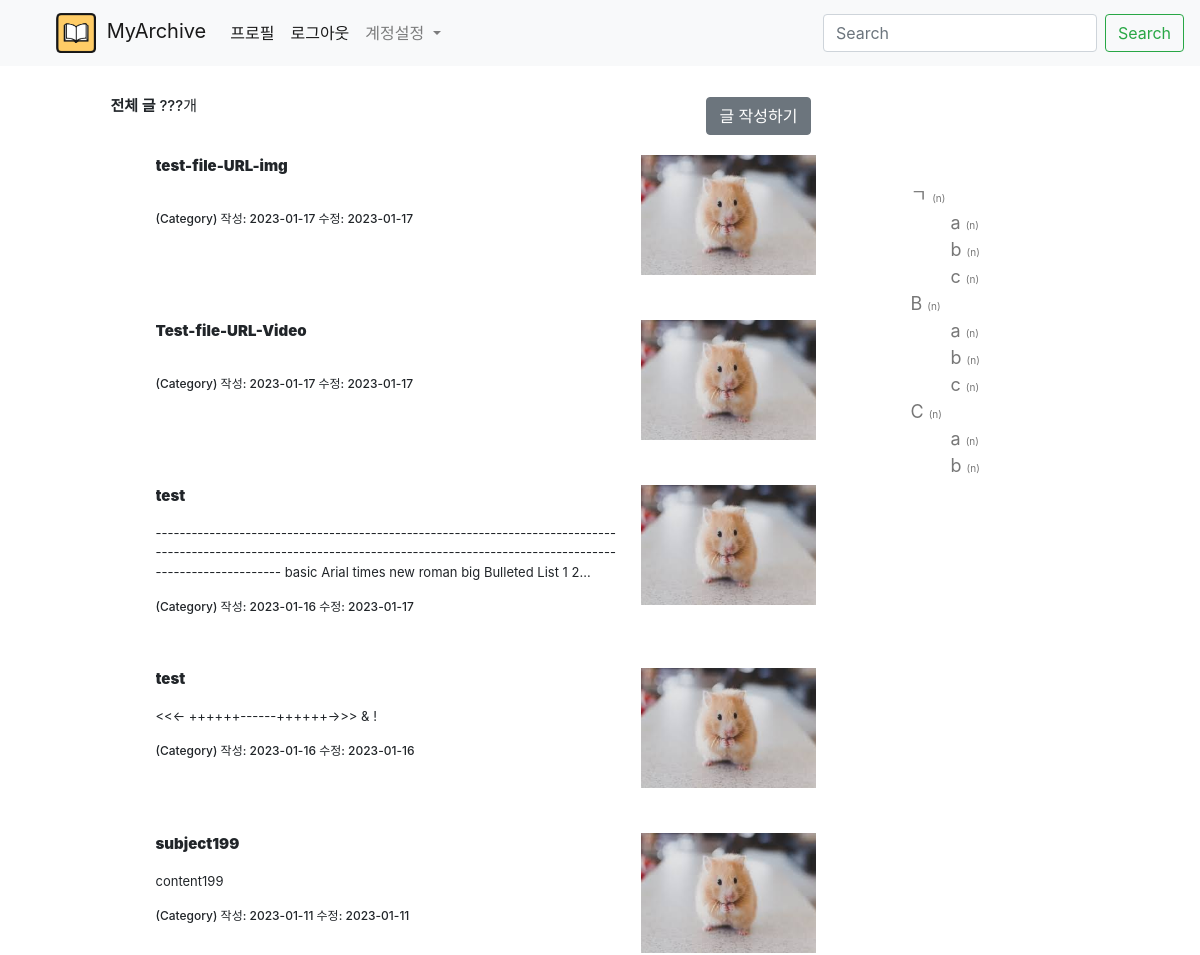
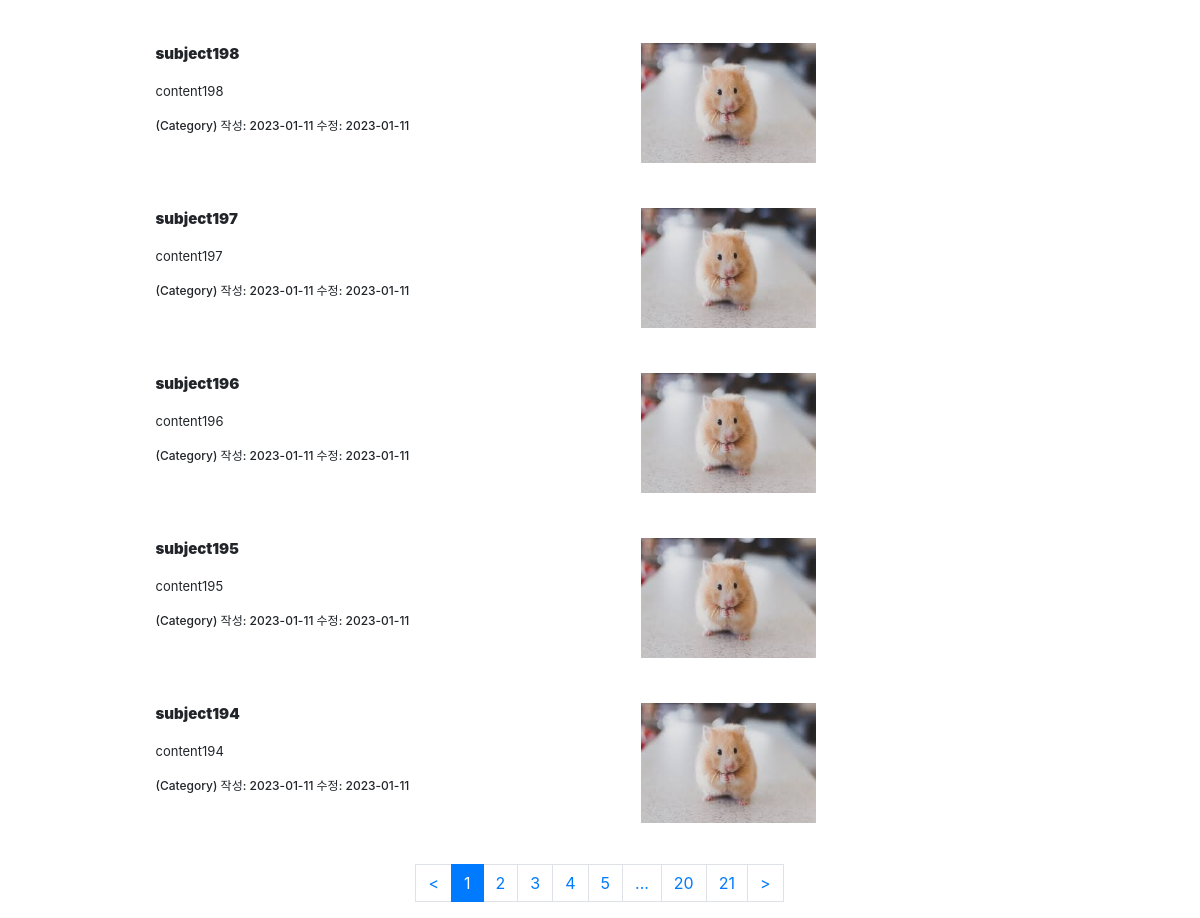
/mypage/1Q2w3e4r% (signed in), run on the app's committed database (2 pictures, top to bottom).
### app/models.py (models this page shows)
class Post(db.Model): #작성한 글
    id = db.Column(db.Integer, primary_key=True) #id
    subject = db.Column(db.String(200), nullable=False) #제목
    content = db.Column(db.Text(), nullable=False) #내용, Text형은 길이제한 x
    create_date = db.Column(db.DateTime(), nullable=False) #작성일
    modify_date = db.Column(db.DateTime(), nullable=True) #수정일
    user_id = db.Column(db.Integer, db.ForeignKey('user.id', ondelete='CASCADE'), nullable=False)
    user = db.relationship('User', backref=db.backref('post_set')) #작성자

### app/views/mypage_views.py (the view)
@bp.route('/<user_name>')
def homepage(user_name):
    page = request.args.get('page', type=int, default=1) #URL 에 page 값이 없으면 자동으로 1 적용
    post_list = Post.query.filter_by(user_id=g.user.id).order_by(Post.create_date.desc())
    post_list = post_list.paginate(page = page, per_page=10) #post_list 는 단순 Post 모델이 아니라 Pagination 객체가 된다
    for post in post_list.items:
        post.content = re.sub('</[^>]*>', ' ', post.content) #html 태그 닫을 시 공백
        post.content = re.sub('(<([^>]+)>)','', post.content); # 정규식(re) 사용하여 html 태그 제거
        post.content = re.sub("&lt;", "<", post.content)
        post.content = re.sub("&gt;", ">", post.content)
        post.content = re.sub("&amp;", "&", post.content)
        post.content = re.sub('&nbsp;', '\t', post.content) #공백
    username = User.query.filter_by(username=user_name).first().username
    return render_template('homepage.html', post_list=post_list)

### app/filter.py (called while the page is built)
def format_datetime(value, fmt="%Y-%m-%d"):
    return value.strftime(fmt)

### app/views/login_views.py (called while the page is built)
@bp.before_app_request
def load_logged_in_user():
    user_id = session.get('user_id') #_login 함수에서 session[user_id] user.id (User 모델의 user.id, user.user_id가 아니다)
    if user_id is None:
        g.user = None
    else:
        g.user = User.query.get(user_id)

### app/templates/homepage.html (shortened to what this page needs)
{% extends 'base.html' %}
{% block content %}
{% include "navbar.html" %}
<div class="container my-3">
    <main class="main">
        <div class="area-main">
            <h2 class="article-category">
                <b>전체 글</b>
                <span>???개</span>
                {% if g.user %}
                <a href="{{ url_for('mypage.post_write') }}" class="btn btn-secondary" style="float:right">글 작성하기</a>
                {% endif %}
            </h2>
            {% if post_list %}
            {% for post in post_list.items %}
            <article class="article">
                <a href="{{ url_for('mypage.post_view', post_id=post.id) }}" class="article-img">
                    <img src="{{ url_for('static', filename='img/test_img1.jfif') }}">
                </a>
                <div class="article-content">
                    <a href="{{ url_for('mypage.post_view', post_id=post.id) }}" class="link-article">
                        <p class="title">
                            <b>{{ post.subject }}</b>
                        </p>
                        <p class="summary">
                            {{ post.content }}
                        </p>
                    </a>
                    <div class="box-meta">
                        <a href="#" class="link-category">(Category)</a>
                        <span class="date">작성: {{ post.create_date | datetime }}</span>
                        <span class="date">수정: {{ post.modify_date | datetime }}</span>
                    </div>
                </div>
            </article>
            {% endfor %}
            {% endif %}
        </div>
        <aside class="area-aside">
            <ul class="navbar-category">
                <li>
                    <a href="#">
                        ㄱ
                        <span class="cnt">(n)</span>
                    </a>
                    <ul>
                        <li>
                            <a href="#">
                                a
                                <span class="cnt">(n)</span>
                            </a>
                        </li>
                        <li>
                            <a href="#">
                                b
                                <span class="cnt">(n)</span>
                            </a>
                        </li>
                        <li>
                            <a href="#">
                                c
                                <span class="cnt">(n)</span>
                            </a>
                        </li>
                    </ul>
                </li>
                <li>
                    <a href="#">
                        B
                        <span class="cnt">(n)</span>
                    </a>
                    <ul>
                        <li>
                            <a href="#">
                                a
                                <span class="cnt">(n)</span>
                            </a>
                        </li>
                        <li>
                            <a href="#">
                                b
                                <span class="cnt">(n)</span>
                            </a>
                        </li>
                        <li>
                            <a href="#">
                                c
                                <span class="cnt">(n)</span>
                            </a>
                        </li>
                    </ul>
                </li>
                <li>
                    <a href="#">
                        C
                        <span class="cnt">(n)</span>
                    </a>
                    <ul>
                        <li>
                            <a href="#">
                                a
                                <span class="cnt">(n)</span>
                            </a>
                        </li>
                        <li>
                            <a href="#">
                                b
                                <span class="cnt">(n)</span>
                            </a>
                        </li>
                    </ul>
                </li>
            </ul>
        </aside>
        </div>
        <div class="area-pagination">
            <ul class="pagination justify-content-center">
                {% if post_list.has_prev %}
                <li>
                    <a class="page-link" href="?page={{ post_list.prev_num }}"> < </a>
                </li>
                {% else %}
                <li>
                    <a class="page-link" href="#"> < </a>
                </li>
                {% endif %}
                {% for page_num in post_list.iter_pages() %}
                    {% if page_num %}
                        {% if page_num != post_list.page %}
                        <li class="page-item">
                            <a class="page-link" href="?page={{ page_num }}">{{ page_num }}</a>
                        </li>
                        {% else %}
                        <li class="page-item active">
                            <a class="page-link" href="?page={{ page_num }}">{{ page_num }}</a>
                        </li>
                        {% endif %}
                    {% else %}
                        <li class="disabled">
                            <a class="page-link" href="#">...</a>
                        </li>
                    {% endif %}
                {% endfor %}
                {% if post_list.has_next %}
                <li>
                    <a class="page-link" href="?page={{ post_list.next_num }}"> > </a>
                </li>
                {% else %}
                <li>
                    <a class="page-link" href="#"> > </a>
                </li>
                {% endif %}
            </ul>
        </div>
{% endblock %}

### app/templates/base.html (shortened to what this page needs)
<!DOCTYPE html>
<html lang="ko">
    <head>
        <link rel="stylesheet" href="{{ url_for('static', filename='bootstrap.min.css') }}">
        <link rel="stylesheet" href="{{ url_for('static', filename='style.css') }}">
    </head>
    <body>
        {% block content %}
        {% endblock %}
    </body>
</html>

### app/templates/navbar.html (shortened to what this page needs)
<nav class="navbar navbar-expand-lg navbar-light bg-light">
    <a class="navbar-brand" href="{{ url_for('mypage.homepage', user_name=g.user.username) }}">
        <img src="{{ url_for('static', filename='img/icon.png') }}" style="width:40px; height:40px; margin-right:5px;">
        MyArchive
    </a>
    <div class="collapse navbar-collapse" id="navbarSupportedContent">
      <ul class="navbar-nav mr-auto">
        <li class="nav-item active">
          <a class="nav-link" href="#"> 프로필 <span class="sr-only">(current)</span></a>
        </li>
        {% if g.user %}
        <li class="nav-item active">
          <a class="nav-link" href="{{ url_for('login.logout') }}"> 로그아웃 </a>
        </li>
        {% endif %}
        <li class="nav-item dropdown">
          <a class="nav-link dropdown-toggle" href="#" id="navbarDropdown" role="button" data-toggle="dropdown" aria-haspopup="true" aria-expanded="false">
            계정설정
          </a>
        </li>
      </ul>
      <form class="form-inline my-2 my-lg-0">
        <input class="form-control mr-sm-2" type="search" placeholder="Search" aria-label="Search">
        <button class="btn btn-outline-success my-2 my-sm-0" type="submit">Search</button>
      </form>
    </div>
  </nav>

### app/static/style.css (style rules this page uses)
a { text-decoration: none; color: inherit; }
.main { display: flex; width: 100%; margin: 0 5%; }
.area-main { float: left; width: 720px; padding: 0; }
.article-category { font-size: 15px; margin: 10px; padding: 5px 0px; }
.article { width: 100%; display: flex; flex-direction: row-reverse; padding: 20px 0; }
.article .article-img { position: relative; overflow: hidden; width: 180px; height: 120px; margin-bottom: 5px; padding-right: 5px; }
.article .article-img img { width: 100%; height: 100%; }
.article .article-content { display: inline-block; width: 480px; margin: 0 5px 0 0; padding: 0 15px 0 0; }
.article .article-content .title { display: block; line-clamp: 1; font-size: 15px; font-weight: 600; padding: 0px 0px; display: -webkit-box; overflow: hidden; -webkit-line-clamp: 1; -webkit-box-orient: vertical; }
.article .article-content .summary { display: block; line-clamp: 3; max-height: 80px; font-size: 13px; line-height: 1.5; display: -webkit-box; overflow: hidden; -webkit-line-clamp: 3; -webkit-box-orient: vertical; }
.article .box-meta { max-width: 480px; height: 30px; font-size: 12px; font-weight: 500; }
.area-aside { float: left; Width: 280px; margin-top: 100px; margin-left: 50px; }
.area-aside .navbar-category { vertical-align: middle; }
.area-aside .navbar-category li { list-style: none; font-size: 18px; color: #777; }
.area-aside .navbar-category .cnt { font-size: 10px; }

### data on the page
Post: subject "test-file-URL-img", create_date "2023-01-17", modify_date "2023-01-17"
Post: subject "Test-file-URL-Video", create_date "2023-01-17", modify_date "2023-01-17"
Post: subject "test", content "------------------------------------------------------------------------------------------------------------------------------------------------------------------------------- basic Arial times new roman big Bulleted List 1…", create_date "2023-01-16", modify_date "2023-01-17"
Post: subject "test", content "<<← ++++++------++++++→>> & !", create_date "2023-01-16", modify_date "2023-01-16"
Post: subject "subject199", content "content199", create_date "2023-01-11", modify_date "2023-01-11"
Post: subject "subject198", content "content198", create_date "2023-01-11", modify_date "2023-01-11"
Post: subject "subject197", content "content197", create_date "2023-01-11", modify_date "2023-01-11"
Post: subject "subject196", content "content196", create_date "2023-01-11", modify_date "2023-01-11"
Post: subject "subject195", content "content195", create_date "2023-01-11", modify_date "2023-01-11"
Post: subject "subject194", content "content194", create_date "2023-01-11", modify_date "2023-01-11"

### other printed values
{{ page_num }} "1"
{{ page_num }} "2" "3" "4" "5" "20" "21"
